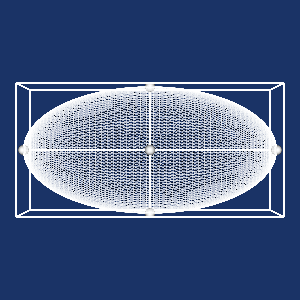

Reproduce this figure in Python.
#!/usr/bin/env python
# Demonstrate vtkTensorWidget and vtkTensorRepresentation with tensor placement.

import vtkmodules.vtkInteractionStyle  # noqa: F401
import vtkmodules.vtkRenderingFreeType  # noqa: F401
import vtkmodules.vtkRenderingOpenGL2  # noqa: F401

from vtkmodules.vtkInteractionWidgets import (
    vtkTensorRepresentation,
    vtkTensorWidget,
)
from vtkmodules.vtkRenderingCore import (
    vtkRenderWindow,
    vtkRenderWindowInteractor,
    vtkRenderer,
)

# Renderer
renderer = vtkRenderer()
renderer.SetBackground(0.1, 0.2, 0.4)

# Render window
render_window = vtkRenderWindow()
render_window.AddRenderer(renderer)
render_window.SetWindowName("tensor widget placement")
render_window.SetMultiSamples(0)
render_window.SetSize(300, 300)

# Interactor
interactor = vtkRenderWindowInteractor()
interactor.SetRenderWindow(render_window)


# Callback for widget interaction
def select_polygons(widget, event_string):
    pass


# Widget
tensor = [1, 0, 0, 0, 2, 0, 0, 0, 4]
position = [1, 2, 3]
tensor_rep = vtkTensorRepresentation()
tensor_rep.GetEllipsoidProperty().SetColor(0.4, 0.4, 0.8)
tensor_rep.GetEllipsoidProperty().SetRepresentationToWireframe()
tensor_rep.SetPlaceFactor(1)
tensor_rep.PlaceTensor(tensor, position)

tensor_widget = vtkTensorWidget()
tensor_widget.SetInteractor(interactor)
tensor_widget.SetRepresentation(tensor_rep)
tensor_widget.AddObserver("EndInteractionEvent", select_polygons)
tensor_widget.On()

# Scene
renderer.ResetCamera()

interactor.Initialize()
interactor.Start()
